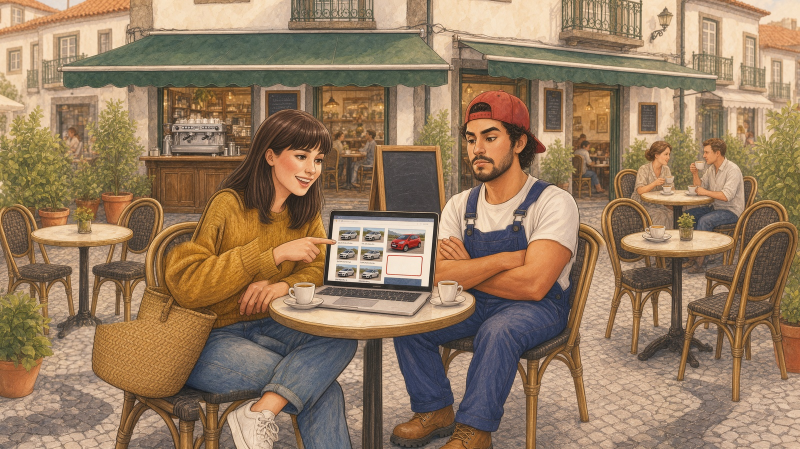
#> input picture tools/core/gen/masters/b12p1v2.jpg, 1600 x 898 px, found by its file name (shown at 1/2 size); its folder holds 7 pictures in this run
$ python b12life.py
#> lines starting #> are read from the running program, lines starting #| are printed output that depends on the picture; after the words box and inside, x2 and y2 are one past the last pixel; in counts of white or black regions, pixels touching at a corner belong together
### tools/core/frames.py
import json, os, re, numpy as np, cv2
from PIL import Image, ImageDraw, ImageFilter
S='/tmp/claude-0/-home-claude/c592c827-54c1-535b-90c3-a38173d9efc0/scratchpad/'
A=S+'artifact-files/87e1712e-5e90-4175-b828-2581544915d4/'; I=A+'img/'; M=S+'gen/masters/'
W,H=1600,898; K=W/1200
def load(name): return np.asarray(Image.open(M+name).convert('RGB'),np.float32)
#> called with name = 'b12p1v2.jpg'
def rgb(p): return np.asarray(Image.open(p).convert('RGB').resize((W,H),Image.LANCZOS),np.float32)
# [4 lines left out: function poly_mask, not called in this run]
def soften(m,grow=3,blur=1.5):
    im=Image.fromarray((m*255).astype(np.uint8)).filter(ImageFilter.MedianFilter(5)).filter(ImageFilter.MinFilter(3)).filter(ImageFilter.MaxFilter(grow))
    return np.asarray(im.filter(ImageFilter.GaussianBlur(blur)),np.float32)/255
def lum(B): return B@np.float32([.299,.587,.114])
def sat(B): return B.max(2)-B.min(2)
DIS=cv2.DISOpticalFlow_create(cv2.DISOPTICAL_FLOW_PRESET_MEDIUM)
G8=lambda a:cv2.cvtColor(np.clip(a,0,255).astype(np.uint8),cv2.COLOR_RGB2GRAY)
def flow(a,b): return DIS.calc(G8(a),G8(b),None)
GX,GY=np.meshgrid(np.arange(W,dtype=np.float32),np.arange(H,dtype=np.float32))
def warp(im,f,s): return cv2.remap(im,GX-s*f[...,0],GY-s*f[...,1],cv2.INTER_CUBIC,borderMode=cv2.BORDER_REFLECT)
def morph(a,b,s,fab=None,fba=None):
    fab=flow(a,b) if fab is None else fab; fba=flow(b,a) if fba is None else fba
    return (1-s)*warp(a,fab,s)+s*warp(b,fba,1-s)
# [6 lines left out: function cycle, not called in this run]
def water_cycle(B,variants,amp=.45,steps=7): return cycle([B]+[morph(B,v,amp) for v in variants],steps)
def shift(B,dx,dy): return cv2.remap(B,GX-dx,GY-dy,cv2.INTER_CUBIC,borderMode=cv2.BORDER_REFLECT)
# [6 lines left out: function fall_scroll, not called in this run]
def breathe(B,g,n=16,amp=.08):
    return [B*(1+amp*0.5*(1-np.cos(2*np.pi*i/n))*g)[...,None] for i in range(n)]
# [9 lines left out: function twinkle, not called in this run]
def save(frames,mask,base,name):
    ys,xs=np.nonzero(mask>.01)
    if len(xs)<50: return None,None
    x0,y0,x1,y1=xs.min(),ys.min(),xs.max()+1,ys.max()+1
    a=(mask[y0:y1,x0:x1]*255).astype(np.uint8); w,h=max(1,int((x1-x0)*.75)),max(1,int((y1-y0)*.75)); paths=[]
    for f in os.listdir(I):
        if re.match(rf'{base}_{name}\d\d\.webp$',f): os.remove(I+f)
    for i,f in enumerate(frames):
        p=f'{base}_{name}{i:02d}.webp'
        Image.fromarray(np.dstack([np.clip(f[y0:y1,x0:x1],0,255).astype(np.uint8),a]),'RGBA').resize((w,h),Image.LANCZOS).save(I+p,quality=78,method=6)
        paths.append('img/'+p)
    return paths,(int(x0),int(y0),int(x1-x0),int(y1-y0))
# [51 lines left out: functions loop, insert, ripple, sway, not called in this run]

# ---------- steam: soft white wisps rising and curling from (cx, cy), looping ----------
def steam(B,cx,cy,height=150,width=46,n=24,strands=3,alpha=.62,seed=3,lean=0.):
#> called with cx = 602, cy = 568, height = 55, width = 24, n = 24, strands = 2, alpha = 0.45, seed = 3
    rng=np.random.default_rng(seed); out=[]
    ph=[rng.uniform(0,1) for _ in range(strands)]; off=[(s-(strands-1)/2)*width*0.32 for s in range(strands)]
    for i in range(n):
        layer=np.zeros((H,W),np.float32)
        for s in range(strands):
            for k in range(70):
                u=(k/70+ i/n + ph[s])%1.0                       # 0 at cup, 1 at top
                yv=cy-u*height
                xv=cx+lean*u+off[s]*(1-u*.5)+np.sin(u*7.0+ph[s]*6.28+i/n*6.28)*width*0.32*u
                a=np.sin(np.pi*u)**1.4*(1-u*.35)
                r=2.2+5*u
                cv2.circle(layer,(int(xv),int(yv)),int(r),float(a),-1,lineType=cv2.LINE_AA)
        layer=cv2.GaussianBlur(layer,(0,0),3.5); layer=np.clip(layer,0,1)*alpha
        out.append(B*(1-layer[...,None])+np.float32([255,252,246])*layer[...,None])
#> after the loop, out = 24 items
    return out

# ---------- spill: wave water pouring over a rock wall into a pool, timed to the wave peak ----------
# [49 lines left out: functions _pulse, spill, not called in this run]

### tools/core/b12life.py
"""Book 12 animation: coffee steam (p1), pennants flutter (p2), flowers sway (p6), the vine over the roof sways (p8)."""
import sys, glob, os, pickle, numpy as np, cv2
S = '/tmp/claude-0/-home-claude/c592c827-54c1-535b-90c3-a38173d9efc0/scratchpad/'; sys.path.insert(0, S)
import frames as F, windfx
W, H = 1600, 898; GX, GY = F.GX, F.GY
PREVIEW = len(sys.argv) > 2
def poly(*p):
    m = np.zeros((H, W), np.uint8); cv2.fillPoly(m, [np.array(p, np.int32)], 1); return m
def regions(idx):
    f = sorted(glob.glob(S + f'gen/hlcache/carro_{idx}_*.pkl'), key=os.path.getmtime)[-1]
    out = {}
    for k, m in pickle.load(open(f, 'rb'))[1]:
        for w in k.split(): out[w] = (m > 0).astype(np.uint8)
    return out
def out(key, stem, fr, mask, dur):
    if PREVIEW:
        B = fr[0]; cv2.imwrite(S + f'gen/{stem}_mask.jpg', cv2.cvtColor(np.clip(B * (1 - .6 * mask[..., None]) + np.array([255, 0, 0]) * .6 * mask[..., None], 0, 255).astype(np.uint8), cv2.COLOR_RGB2BGR)); return
    pa, box = F.save(fr, mask, stem.split('_')[0], stem.split('_')[1])
    windfx.add_layer(key, F.loop(pa, box, dur), stem); print(stem, box, flush=True)
which = sys.argv[1] if len(sys.argv) > 1 else 'all'

if which in ('all', '0'):   # page 1: steam curls up from both coffees
    B = F.load('b12p1v2.jpg')
    a = F.steam(B, 602, 568, height=55, width=24, n=24, strands=2, alpha=.45, seed=3)
#> a = 24 items
    b = F.steam(B, 900, 572, height=45, width=24, n=24, strands=2, alpha=.45, seed=8, lean=-4)
#> in steam (call 2), `ph = [rng.uniform(0, 1) for _ in range(strands)]`: ph = [0.327, 0.987]
#> the loop in steam (call 2), `for i in range(n):` made 24 passes
#> pass 1, in steam (call 2), `layer = cv2.GaussianBlur(layer, (0, 0), 3.5)`:
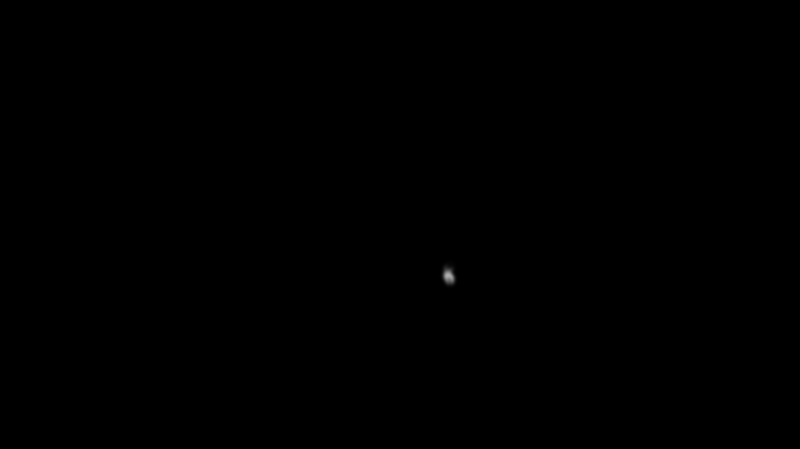
#> layer: shape (898, 1600) float32 (shown at 1/2 size); min 0, max 0.694, mean 0.00021
#> b = 24 items
    fr = [np.clip(x + (y - B), 0, 255) for x, y in zip(a, b)]
#> fr = 24 items
    m = poly((570, 505), (640, 505), (640, 572), (570, 572)) | poly((865, 520), (935, 520), (935, 576), (865, 576))
#> in poly, `m = np.zeros((H, W), np.uint8)`: m: shape (898, 1600); every value is 0
#> in poly (call 2), `cv2.fillPoly(m, [np.array(p, np.int32)], 1)`:
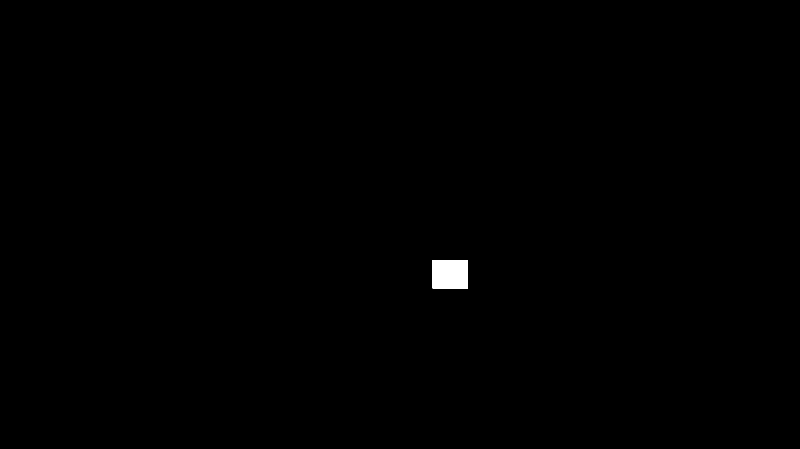
#> m: shape (898, 1600) (shown at 1/2 size); values 0 (black) and 1 (white), 0.28% white; 1 white region, box (x1, y1, x2, y2) and area: (865, 520, 936, 577) 4047
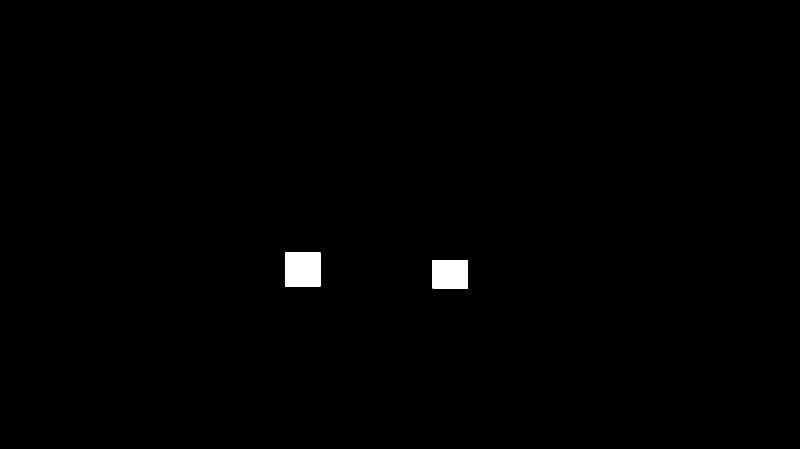
#> m: shape (898, 1600) (shown at 1/2 size); values 0 (black) and 1 (white), 0.62% white; 2 white regions, box (x1, y1, x2, y2) and area: (570, 505, 641, 573) 4828, (865, 520, 936, 577) 4047
    out('carro:0', 'b12p1_st', fr, np.clip(cv2.GaussianBlur(m.astype(np.float32), (0, 0), 6), 0, 1), 3.0)
#> in save, `ys,xs=np.nonzero(mask>.01)`: ys = 17055 values from 491 to 590; xs = 17055 values, max 949 at index 5210, min 556 at index 2129, mean 743.1
#> in save, `x0,y0,x1,y1=xs.min(),ys.min(),xs.max()+1,ys.max()+1`: x0 = 556; y0 = 491; x1 = 950; y1 = 591
#> in save, `a = (mask[y0:y1, x0:x1] * 255).astype(np.uint8)`:
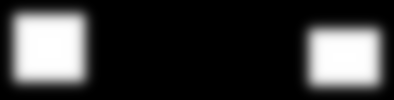
#> a: shape (100, 394); min 0, max 255, mean 57.2
#> in save, `w, h = (max(1, int((x1 - x0) * 0.75)), max(1, int((y1 - y0) * 0.75)))`: w = 295; h = 75
#> (the run stopped early here; a loop or call above may not have finished)
